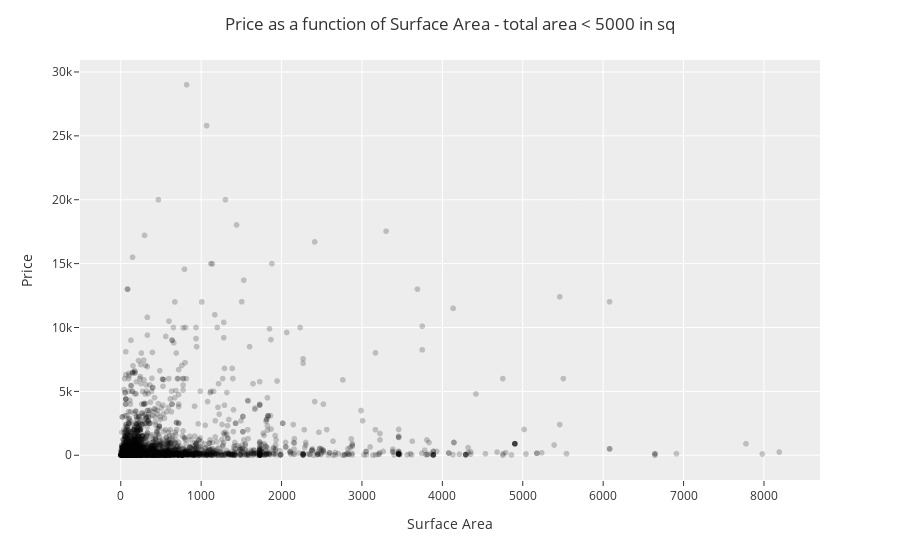

The notebook cell saved with this chart:
### Markdown cell above
**Exercise 2:** Redo the linear regression analysis except this time use the log_price.

- Find the linear regression model (LM)
- Calculate the residual
- Plot the Residual as a function of the predicted log price
- Plot a scatter plot of the data with the linear regression line added.

*HINT* You can see my results in the lecture notes!

### Code cell
# Get the columns I care about
my_columns = ['Surface','price']
DF_model2 = DF[my_columns]

# Do some preprocessing - drop NA and make the Surface variable a float
DF_model2.dropna(inplace=True)
DF_model2['Surface'] = DF_model2['Surface'].apply(lambda x: float(x))

# Mask the data for surface area less than 10,000
mask = DF_model2['Surface'] <= 10_000
DF_model2 = DF_model2[mask]

# Make a Scatter plot
fig = px.scatter(DF_model2,
                 x='Surface',
                 y='price',
                 color_discrete_sequence=['black'],
                 opacity=0.2)

fig.update_layout(template="ggplot2",
                  title='Price as a function of Surface Area - total area < 5000 in sq',
                  title_x=0.5,
                  xaxis_title='Surface Area',
                  yaxis_title='Price')


fig.show()

# Create the X and y variables for Linear Regression
X = DF_model2['Surface'].values.reshape(-1,1)
y = DF_model2['price'].values

# Create linear regression object - a random straight line
LM = LinearRegression()
# Train the model using the data
LM.fit(X, y)

# The score from my model
print('Model Score:')
print(LM.score(X,y))

### Figure 1 — Plotly figure (JSON) as saved in the notebook; plotly's stock layout.template omitted (floating-point values rounded to 4 significant figures; data arrays with more than 128 entries replaced by an {"elided": "..."} marker saying what was removed)
{"data": [{"hovertemplate": "Surface=%{x}<br>price=%{y}<extra></extra>", "legendgroup": "", "marker": {"color": "black", "opacity": 0.2, "symbol": "circle"}, "mode": "markers", "name": "", "showlegend": false, "type": "scattergl", "x": {"elided": "3211 float values"}, "xaxis": "x", "y": {"elided": "3211 float values"}, "yaxis": "y"}], "layout": {"legend": {"tracegroupgap": 0}, "margin": {"t": 60}, "title": {"text": "Price as a function of Surface Area - total area < 5000 in sq", "x": 0.5}, "xaxis": {"anchor": "y", "domain": [0, 1], "title": {"text": "Surface Area"}}, "yaxis": {"anchor": "x", "domain": [0, 1], "title": {"text": "Price"}}}}
